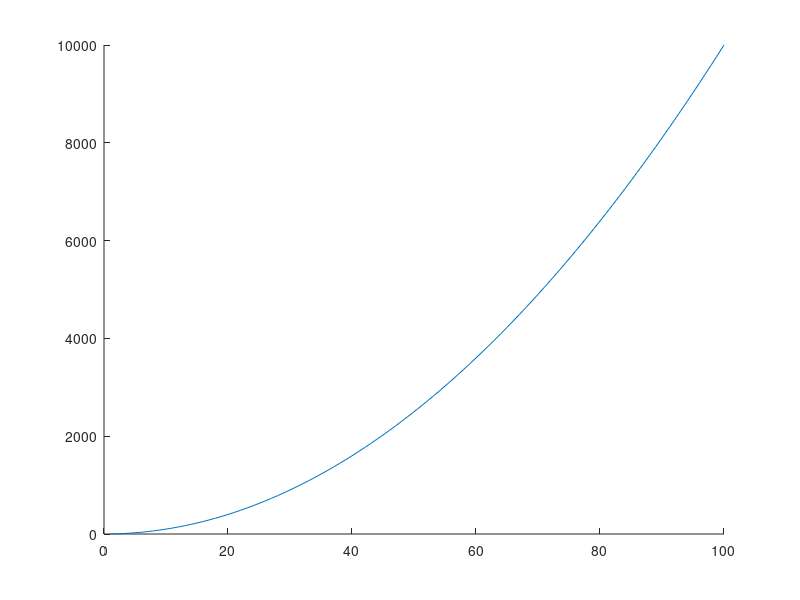

This figure's MATLAB source:
#Something noticed, it will not run functions, only scripts

# graphics_toolkit gnuplot  #sets option to use gnuplot instead of fltk
clear all; close all;

x = 1:100;
y = x.^2;
figure(1,"visible","on");
hold on;
plot(x,y);

print -dpng "figure1.jpg"
